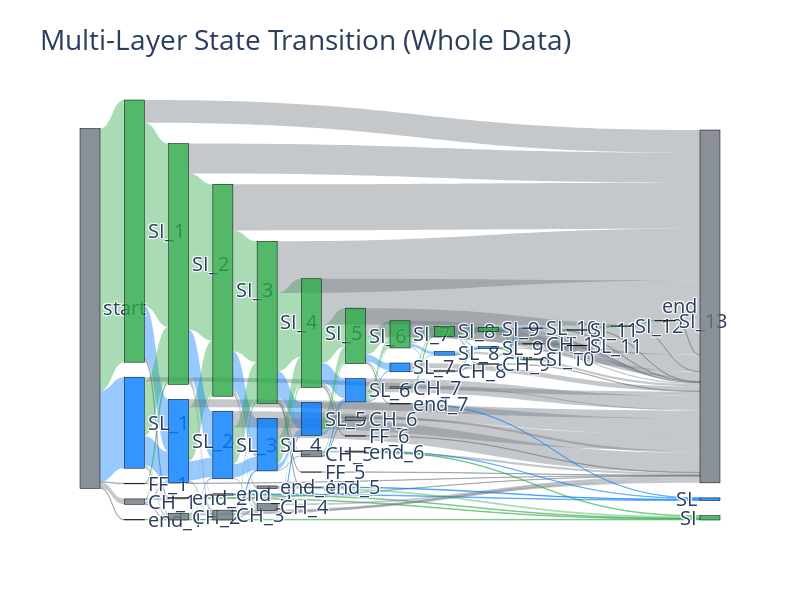

Notebook cell for this chart:
### Code cell
eda.Transition.Probability.visualizer(layered=True, grouped=False)

### Figure 1 — Plotly figure (JSON) as saved in the notebook; plotly's stock layout.template omitted (floating-point values rounded to 4 significant figures; data arrays with more than 128 entries replaced by an {"elided": "..."} marker saying what was removed)
{"data": [{"link": {"color": {"elided": "133 str values"}, "hovertemplate": "Source: %{source.label}<br>Target: %{target.label}<br>variable: %{value:.2%})", "source": {"elided": "133 int values"}, "target": {"elided": "133 int values"}, "value": {"elided": "133 float values"}}, "node": {"color": ["rgba(108, 117, 125, 0.8)", "rgba(108, 117, 125, 0.8)", "rgba(40, 167, 69, 0.8)", "rgba(0, 123, 255, 0.8)", "rgba(108, 117, 125, 0.8)", "rgba(108, 117, 125, 0.8)", "rgba(108, 117, 125, 0.8)", "rgba(0, 123, 255, 0.8)", "rgba(40, 167, 69, 0.8)", "rgba(108, 117, 125, 0.8)", "rgba(108, 117, 125, 0.8)", "rgba(40, 167, 69, 0.8)", "rgba(0, 123, 255, 0.8)", "rgba(108, 117, 125, 0.8)", "rgba(108, 117, 125, 0.8)", "rgba(40, 167, 69, 0.8)", "rgba(0, 123, 255, 0.8)", "rgba(108, 117, 125, 0.8)", "rgba(108, 117, 125, 0.8)", "rgba(40, 167, 69, 0.8)", "rgba(0, 123, 255, 0.8)", "rgba(108, 117, 125, 0.8)", "rgba(108, 117, 125, 0.8)", "rgba(108, 117, 125, 0.8)", "rgba(40, 167, 69, 0.8)", "rgba(0, 123, 255, 0.8)", "rgba(108, 117, 125, 0.8)", "rgba(108, 117, 125, 0.8)", "rgba(108, 117, 125, 0.8)", "rgba(40, 167, 69, 0.8)", "rgba(0, 123, 255, 0.8)", "rgba(108, 117, 125, 0.8)", "rgba(108, 117, 125, 0.8)", "rgba(40, 167, 69, 0.8)", "rgba(0, 123, 255, 0.8)", "rgba(40, 167, 69, 0.8)", "rgba(0, 123, 255, 0.8)", "rgba(108, 117, 125, 0.8)", "rgba(40, 167, 69, 0.8)", "rgba(0, 123, 255, 0.8)", "rgba(108, 117, 125, 0.8)", "rgba(0, 123, 255, 0.8)", "rgba(40, 167, 69, 0.8)", "rgba(40, 167, 69, 0.8)", "rgba(40, 167, 69, 0.8)", "rgba(40, 167, 69, 0.8)", "rgba(108, 117, 125, 0.8)", "rgba(0, 123, 255, 0.8)"], "label": ["start", "end_1", "SI_1", "SL_1", "CH_1", "FF_1", "end_2", "SL_2", "SI_2", "CH_2", "end_3", "SI_3", "SL_3", "CH_3", "end_4", "SI_4", "SL_4", "CH_4", "end_5", "SI_5", "SL_5", "CH_5", "FF_5", "end_6", "SI_6", "SL_6", "CH_6", "FF_6", "end_7", "SI_7", "SL_7", "CH_7", "CH_8", "SI_8", "SL_8", "SI_9", "SL_9", "CH_9", "SI_10", "SL_10", "CH_10", "SL_11", "SI_11", "SI_12", "SI_13", "SI", "end", "SL"], "line": {"color": "black", "width": 0.5}, "pad": 15, "thickness": 20}, "type": "sankey"}], "layout": {"font": {"size": 20}, "height": 600, "title": {"text": "Multi-Layer State Transition (Whole Data)"}, "width": 800}}
